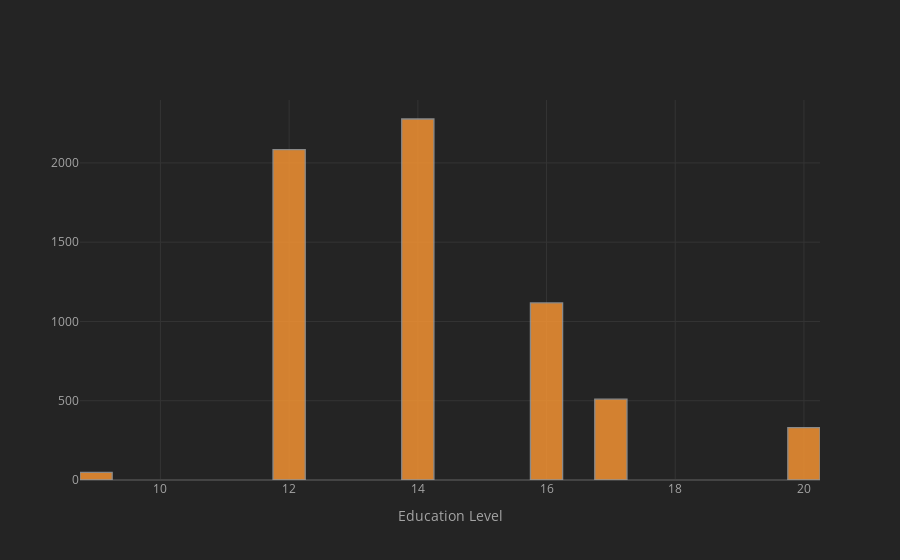

Notebook code for this chart:
### Code cell
# exploring eduction
df['educ'].iplot(kind='hist',xTitle='Education Level',bins=30)

### Figure 1 — Plotly figure (JSON) as saved in the notebook; plotly's stock layout.template omitted (floating-point values rounded to 4 significant figures; data arrays with more than 128 entries replaced by an {"elided": "..."} marker saying what was removed)
{"data": [{"histfunc": "count", "histnorm": "", "marker": {"color": "rgba(255, 153, 51, 1.0)", "line": {"color": "#A4A4A4", "width": 1.3}}, "name": "educ", "nbinsx": 30, "opacity": 0.8, "orientation": "v", "type": "histogram", "x": {"elided": "6366 int values"}}], "layout": {"barmode": "overlay", "legend": {"bgcolor": "#242424", "font": {"color": "#F4F4F4"}}, "paper_bgcolor": "#242424", "plot_bgcolor": "#242424", "title": {"font": {"color": "#F4F4F4"}}, "xaxis": {"gridcolor": "#343434", "showgrid": true, "tickfont": {"color": "#A4A4A4"}, "title": {"font": {"color": "#A4A4A4"}, "text": "Education Level"}, "zerolinecolor": "#444444"}, "yaxis": {"gridcolor": "#343434", "showgrid": true, "tickfont": {"color": "#A4A4A4"}, "title": {"font": {"color": "#A4A4A4"}, "text": ""}, "zerolinecolor": "#444444"}}}
